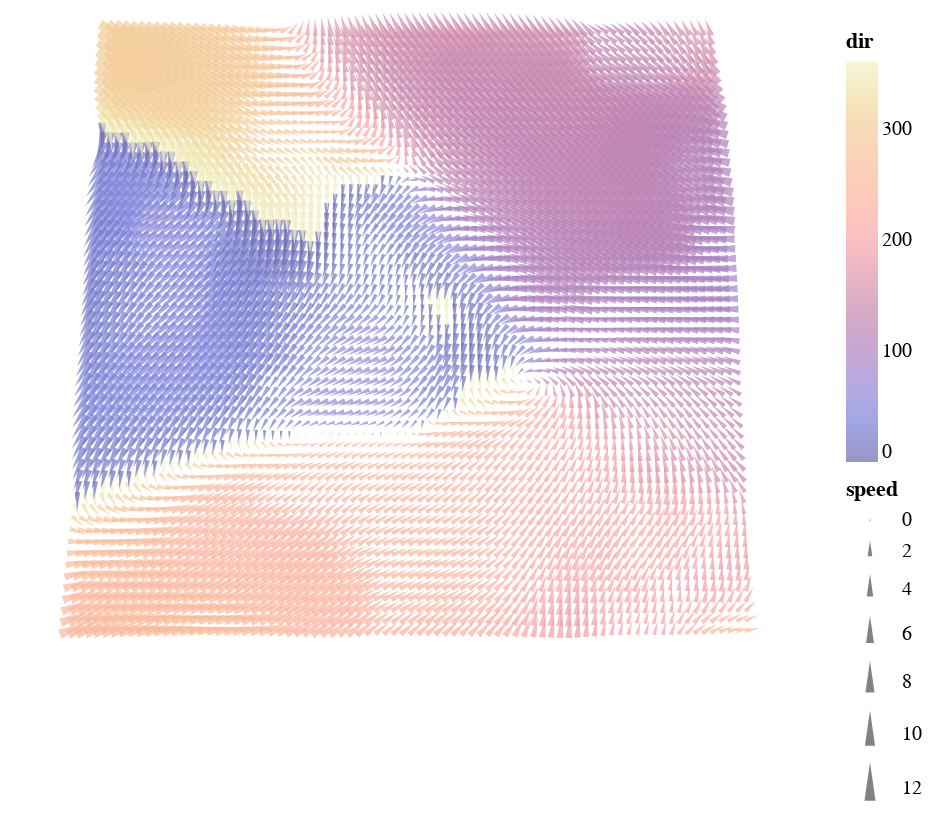

The notebook cell this image was saved under:
### Code cell
import altair as alt
from vega_datasets import data

source = data.windvectors()

alt.Chart(source).mark_point(shape="wedge", filled=True).encode(
    latitude="latitude",
    longitude="longitude",
    color=alt.Color(
        "dir", scale=alt.Scale(domain=[0, 360], range=cieran.cmap.colors)
    ),
    angle=alt.Angle("dir", scale=alt.Scale(domain=[0, 360], range=[180, 540])),
    size=alt.Size("speed", scale=alt.Scale(rangeMax=500)),
).project("equalEarth")

### Figure 1 — Vega-Lite specification as saved in the notebook (floating-point values rounded to 4 significant figures; data arrays with more than 128 entries replaced by an {"elided": "..."} marker saying what was removed)
{"config": {"view": {"continuousWidth": 400, "continuousHeight": 300}}, "data": {"name": "data-ba8469e9211add3ad243362062097ed5"}, "mark": {"type": "point", "filled": true, "shape": "wedge"}, "encoding": {"angle": {"field": "dir", "scale": {"domain": [0, 360], "range": [180, 540]}, "type": "quantitative"}, "color": {"field": "dir", "scale": {"domain": [0, 360], "range": {"elided": "600 str values"}}, "type": "quantitative"}, "latitude": {"field": "latitude", "type": "quantitative"}, "longitude": {"field": "longitude", "type": "quantitative"}, "size": {"field": "speed", "scale": {"rangeMax": 500}, "type": "quantitative"}}, "projection": {"type": "equalEarth"}, "$schema": "https://vega.github.io/schema/vega-lite/v4.17.0.json", "datasets": {"data-ba8469e9211add3ad243362062097ed5": {"elided": "4800 records"}}}
